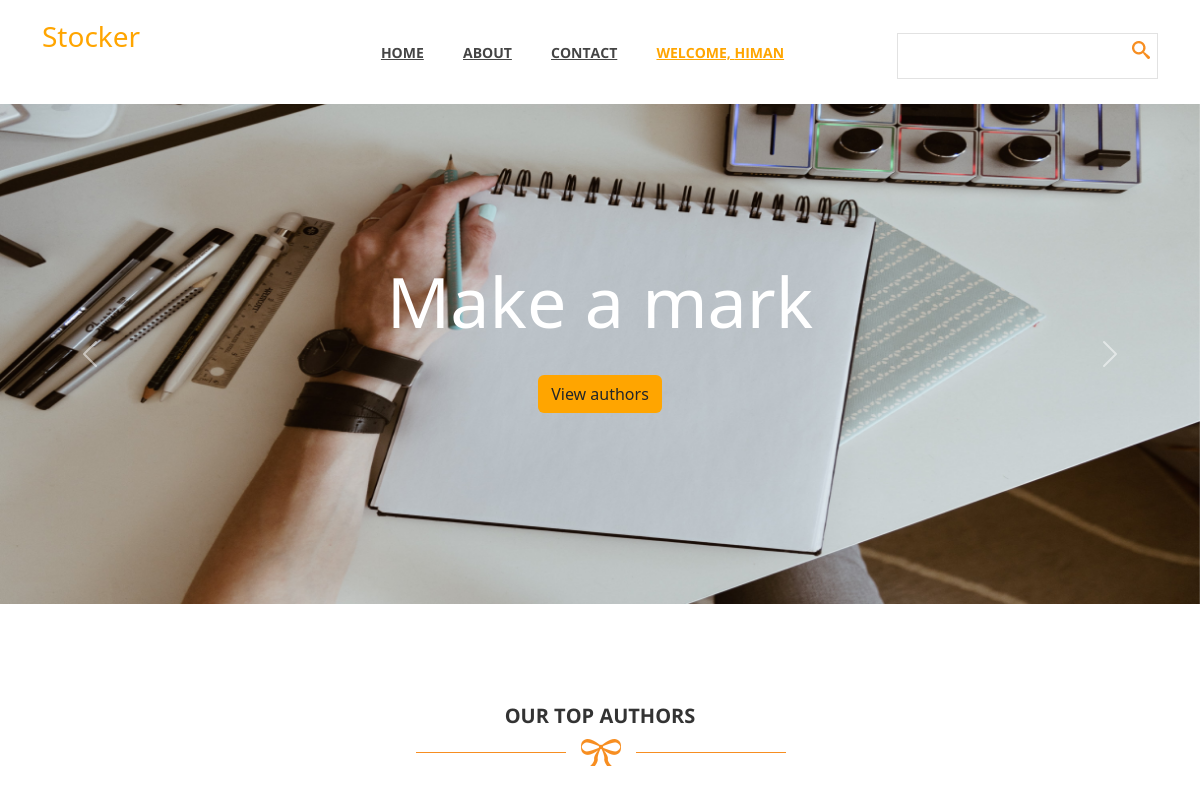
/user/subscribe/ (signed in), run on an earlier commit of the app's database.
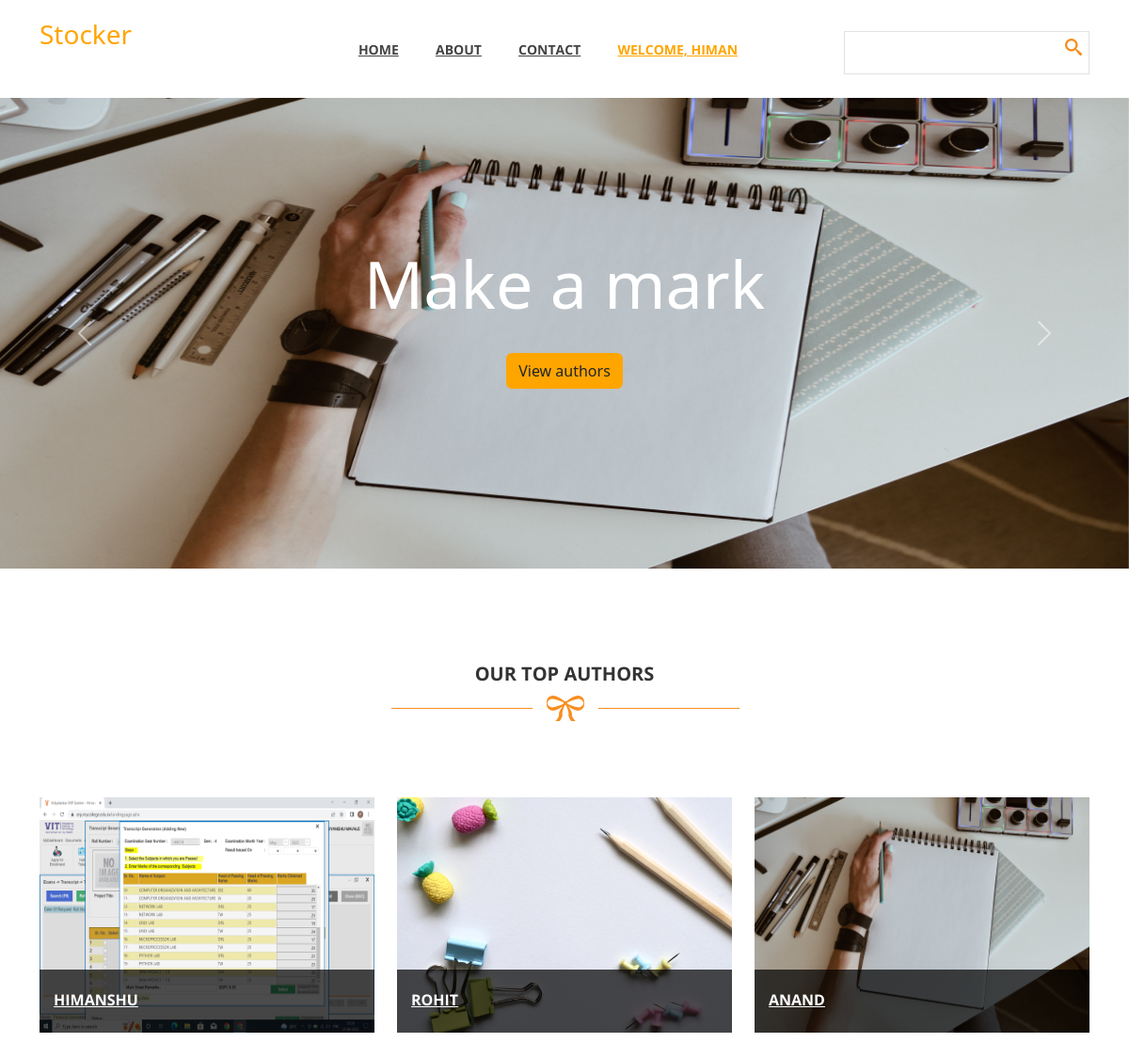
And on a later commit of the database.
### User/models.py (models this page shows, shortened)
class Consultant(models.Model):
    consultant_id = models.OneToOneField(Profile, related_name='Consultant', on_delete=models.CASCADE)
    consultant_name = models.CharField(max_length=30, validators=[MinLengthValidator(5)])
    consultant_rating = models.FloatField(default=0.0)

class Profile(models.Model):
    user = models.OneToOneField(User, related_name='Profile', on_delete=models.CASCADE)
    image_field = models.ImageField(upload_to='Images')
    rating = models.FloatField(default=0.0)
    consultant=models.BooleanField(default=False)
    about_me=models.TextField(default="")

### User/views.py (the view)
# urls.py: path('subscribe/',subscribe,name='subscribe'),
@login_required
def subscribe(request):
    c=Consultant.objects.all()
    return render(request,'User/subscribe.html',{'c':c})

### User/templates/User/subscribe.html (shortened to what this page needs)
{% extends 'User/base.html' %}
{% load static %}
{% block css %}
<link rel="stylesheet" href="{% static 'User/css/subscriber.css' %}?{% now "U" %}">
<link rel="stylesheet" href="{% static 'User/css/templatemo_style.css' %}?{% now "U" %}">
<link href="https://cdn.jsdelivr.net/npm/bootstrap@5.2.2/dist/css/bootstrap.min.css" rel="stylesheet">
{% endblock css %}
{% block content %}
<div id="main-header">
    <div class="container">
        <div class="row">
            <div class="col-md-3">
                <div class="logo">
                    <h3 style="color: orange;">Stocker</h3>
                </div>
            </div>
            <div class="col-md-6">
                <div class="main-menu">
                    <ul>
                        <li><a href="{% url 'main' %}">Home</a></li>
                        <li><a href="about-us.html">About</a></li>
                        <li><a href="contact-us.html">Contact</a></li>
                        <li><a href="contact-us.html" style="color: orange;">Welcome,  {{ request.user.username }}</a></li>
                    </ul>
                </div>
            </div>
            <div class="col-md-3">
                <div class="search-box">
                    <form name="search_form" method="get" class="search_form">
                        <input id="search" type="text" />
                        <input type="submit" id="search-button" />
                    </form>
                </div>
            </div>
        </div>
    </div>
</div>
<div id="carouselExampleControls" class="carousel slide" data-bs-ride="carousel">
    <div class="carousel-inner">
      <div class="carousel-item active">
        <img src="../../static/User/images/blog4.jpg" class="d-block w-100" alt="...">
        <div class="carousel-caption d-none d-md-block justify-content-center">
            <h1 class="pa">Make a mark</h1>
            <br>
            <a href="#latest-blog" class="btn" style="background-color: orange ;">View authors</a>
        </div>
      </div>
    </div>
    <button class="carousel-control-prev" type="button" data-bs-target="#carouselExampleControls" data-bs-slide="prev">
      <span class="carousel-control-prev-icon" aria-hidden="true"></span>
    </button>
    <button class="carousel-control-next" type="button" data-bs-target="#carouselExampleControls" data-bs-slide="next">
      <span class="carousel-control-next-icon" aria-hidden="true"></span>
    </button>
  </div>
        <div id="latest-blog">
            <div class="container">
                <div class="row">
                    <div class="col-md-12">
                        <div class="heading-section">
                            <h2>Our Top Authors</h2>
                            <img src="../../static/User/images/under-heading.png" alt="" >
                        </div>
                    </div>
                </div>
                <div class="row">
                    {% for u in c %}
                    <div class="col-md-4 col-sm-6">
                        <div class="blog-post">
                            <div class="blog-thumb">
                                <img src="/media/{{ u.consultant_id.image_field }}" alt="" />
                            </div>
                            <div class="blog-content" onmouseover="mouseOn(this)" onmouseleave="mouseOff(this)">
                                <div class="content-show">
                                    <h4><a href="{% url 'profile'  u.consultant_id.user.username  %}">{{ u.consultant_id.user.username }}</a></h4>
                                </div>
                            </div>
                        </div>
                    </div>
                    {% endfor %}
                </div>
            </div>
        </div>
        {% endblock content %}

### User/templates/User/base.html (shortened to what this page needs)
<!doctype html>
<html lang="en">
  <head>
<link href="https://cdn.jsdelivr.net/npm/bootstrap@5.2.2/dist/css/bootstrap.min.css" rel="stylesheet">
{% block css %}
{% endblock css %}
</head>
<body>
    {% block content %}
    {% endblock content %}
</body>
</html>

### User/static/User/css/subscriber.css (style rules this page uses)
.carousel-inner { width:100%; max-height: 500px !important; overflow: hidden; }
.carousel-item { max-height: inherit; -webkit-transform-style: preserve-3d; -moz-transform-style: preserve-3d; transform-style: preserve-3d; }
img { max-height: inherit; }
.carousel-caption { top: 50%; transform: translateY(-50%); bottom: initial; }
.pa { font-size:70px; }
.blog-post { height: 250px; margin: 0; }
.blog-thumb { height: inherit; }
.blog-thumb>img { height: inherit; }

### User/static/User/css/templatemo_style.css (style rules this page uses)
a { text-decoration: none; color: #f78e21; }
.heading-section { text-align: center; padding: 100px 0 80px 0; }
.heading-section h2 { font-family: 'Open Sans', sans-serif; font-size: 20px; color: #333; font-weight: 700; text-transform: uppercase; }
*, *:before, *:after { -moz-box-sizing: border-box; -webkit-box-sizing: border-box; box-sizing: border-box; }
.logo { padding: 20px 0; }
.main-menu ul { padding: 0px; margin: 0px; text-align: center; }
.main-menu li { list-style: none; display: inline-block; padding: 40px 0; }
.main-menu a { font-family: 'Open Sans', sans-serif; font-weight: 700; font-size: 14px; color: #444; text-transform: uppercase; margin-right: 35px; }
.search-box { text-align: right; margin-top: 33px; position: relative; }
.search-box input { margin-top: 0px; }
.search-box input[type="submit"] { background-color: transparent; position: absolute; width: 34px; height: 34px; right: 0; top: 0; border: 0; content: ''; color: transparent; background: url(../images/search-icon.png); background-position: center; background-repeat: no-repeat; }
input, textarea { padding: 10px; border: 1px solid #e2e2e2; width: 100%; margin-top: 25px; font-size: 13px; font-style: italic; font-weight: 300; color: #aaa; outline: none; }
.blog-post { position: relative; margin-bottom: 30px; }
.blog-thumb { overflow: hidden; position: relative; }
.blog-thumb img { width: 100%; }
.blog-content { position: absolute; bottom: 0; left: 0; width: 100%; background-color: rgba(0,0,0,0.7); color: #fff; padding: 15px; }
.content-show a { font-family: 'Open Sans', sans-serif; font-size: 16px; font-weight: 700; color: #fff; text-transform: uppercase; }
@media screen and (min-width: 995px) { body { overflow-x: hidden; } }

What changed in the data, as far as the page shows it:
added Consultant: consultant_id.image_field (picture), consultant_id.user.username "HIMANSHU"
added Consultant: consultant_id.image_field (picture), consultant_id.user.username "ROHIT"
added Consultant: consultant_id.image_field (picture), consultant_id.user.username "ANAND"
